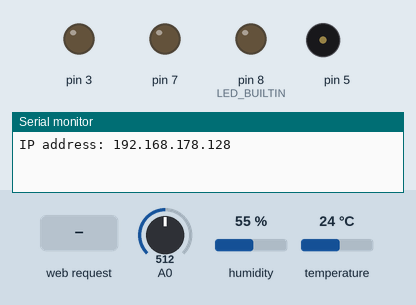
Recording of a sketch running on a simulated Arduino Uno, built with avr-gcc and run on an emulated ATmega328P. Parts: output pins drawn as LEDs (lit = HIGH), buzzer (waves = sounding), the last lines printed to the serial monitor. The inputs (shaded band) are chosen by the test bench; at power-on: A0 = 512, humidity 55 %, temperature 24 °C. The board resets itself during the run and starts again; EEPROM starts erased.

Above: at 1.2 s.
1.3 s: A0 set to 499
At 4.0 s:
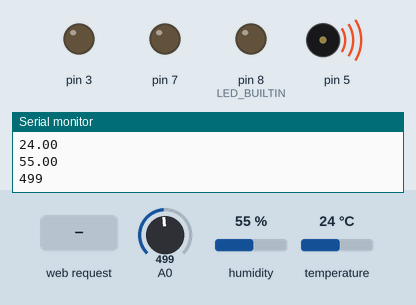
4.8 s: HTTP request GET /toggleSound received
At 6.0 s:
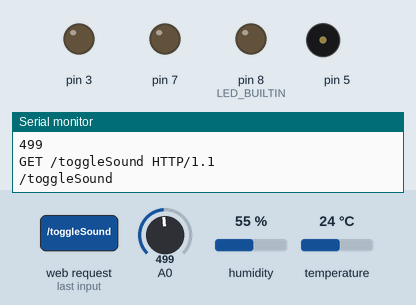
6.3 s: HTTP request GET /data received
At 7.5 s:
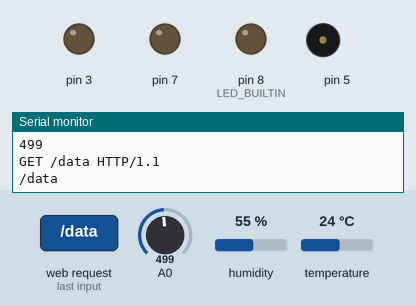
7.8 s: HTTP request GET /reboot received
At 8.6 s:
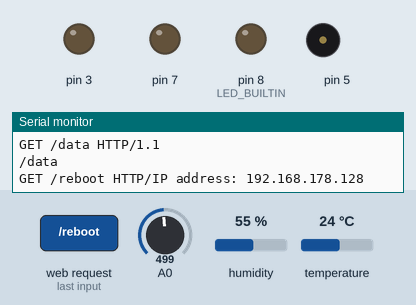
Timing chart, 0 to 10.3 s (numbered marks = the images above; inputs shaded):
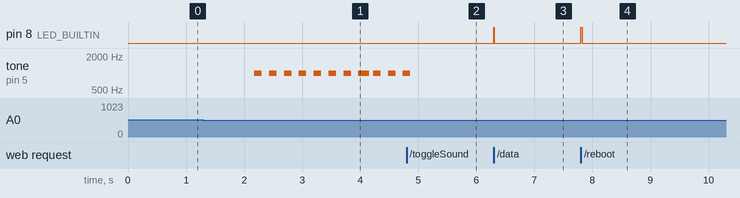

The sketch:

kellersensorS.ino
```cpp
#include <DHT.h>
#include <SPI.h>
#include <Ethernet.h>
#include <ArduinoJson.h>
#include <avr/wdt.h>
#include <EEPROM.h>

#define LED_BUILTIN 8

const char OKheader[] = "HTTP/1.1 200 Okay";

float temp = -999;
float hum = -999;
int leak = 9999;
bool sound = true;
uint32_t dht_errors = 0;

byte mac[] = { 0xDE, 0xAD, 0xBE, 0xEF, 0x69, 0x69 };
byte ip[] = { 192, 168, 178, 128 };

DHT dht(6, DHT11);

#define WEBBUF 64
EthernetServer server(80);

#ifdef __arm__
// should use uinstd.h to define sbrk but Due causes a conflict
extern "C" char* sbrk(int incr);
#else  // __ARM__
extern char *__brkval;
#endif  // __arm__

int freeMemory() {
  char top;
#ifdef __arm__
  return &top - reinterpret_cast<char*>(sbrk(0));
#elif defined(CORE_TEENSY) || (ARDUINO > 103 && ARDUINO != 151)
  return &top - __brkval;
#else  // __arm__
  return __brkval ? &top - __brkval : &top - __malloc_heap_start;
#endif  // __arm__
}

void setup() {
  // put your setup code here, to run once:
  Serial.begin(9600);

  pinMode(LED_BUILTIN, OUTPUT);
  digitalWrite(LED_BUILTIN, HIGH);
  pinMode(5, OUTPUT);

  //Leak Sensor
  pinMode(A0, INPUT_PULLUP);

  //Virtual power
  pinMode(7, OUTPUT);
  digitalWrite(7, LOW);
  pinMode(3, OUTPUT);
  digitalWrite(3, LOW);

  dht.begin();

  Ethernet.init(10);
  Ethernet.begin(mac, ip);
  Ethernet.setRetransmissionCount(20);
  Ethernet.setRetransmissionTimeout(100);
  if (Ethernet.hardwareStatus() == EthernetNoHardware) {
    Serial.println(F("Ethernet error!"));
    wdt_enable(WDTO_8S);
    while (true) {
      digitalWrite(LED_BUILTIN, !digitalRead(LED_BUILTIN));
      delay(500);
    }
  }
  while (Ethernet.linkStatus() == LinkOFF) {
    Serial.println(F("No Link!"));
    digitalWrite(LED_BUILTIN, !digitalRead(LED_BUILTIN));
    delay(1000);
  }
  digitalWrite(LED_BUILTIN, HIGH);

  // print your local IP address:
  Serial.print(F("IP address: "));
  Serial.println(Ethernet.localIP());

  sound = EEPROM.read(43);

  server.begin();

  digitalWrite(LED_BUILTIN, LOW);
}
void readSensors() {
  temp = dht.readTemperature();
  hum = dht.readHumidity();

  uint8_t dontCrash = 0;
  dontCrash = 0;
  while (isnan(temp) || isnan(hum)) {
    dht_errors++;
    delay(100);
    temp = dht.readTemperature();
    hum = dht.readHumidity();
    dontCrash++;
    if (dontCrash > 3) {
      temp = -999;
      hum = -999;
      break;
    }
  }

  uint16_t sum = 0;
  for (uint8_t i = 0; i < 10; i++) {
    sum += analogRead(A0);
    delay(5);
  }
  leak = sum / 10;

  Serial.println(temp);
  Serial.println(hum);
  Serial.println(leak);
}

void handleServer() {
  char clientline[WEBBUF];
  int index = 0;

  EthernetClient client = server.available();
  if (client) {
    digitalWrite(LED_BUILTIN, HIGH);
    // an http request ends with a blank line
    boolean current_line_is_blank = true;

    // reset the input buffer
    index = 0;

    while (client.connected()) {
      if (client.available()) {
        char c = client.read();

        // If it isn't a new line, add the character to the buffer
        if (c != '\n' && c != '\r') {
          clientline[index] = c;
          index++;
          // are we too big for the buffer? start tossing out data
          if (index >= WEBBUF)
            index = WEBBUF - 1;

          // continue to read more data!
          continue;
        }

        // got a \n or \r new line, which means the string is done
        clientline[index] = 0;

        // Print it out for debugging
        Serial.println(clientline);

        char *filename;

        filename = clientline + 4; // look after the "GET " (4 chars)
        // a little trick, look for the " HTTP/1.1" string and
        // turn the first character of the substring into a 0 to clear it out.
        (strstr(clientline, " HTTP"))[0] = 0;

        // print the file we want
        Serial.println(filename);

        if (String(filename) == F("/reboot")) {
          client.println(OKheader);
          client.println(F("Content-Type: text/plain"));
          client.println(F("Refresh: 5; url=/"));
          client.println();
          client.println(F("rebooting..."));
          client.stop();
          wdt_enable(WDTO_15MS);
          while (1);
        }
        else if (String(filename) == F("/")) {
          client.println(OKheader);
          client.println(F("Content-Type: text/html; charset=utf-8"));
          client.println(F("Refresh: 15"));
          client.println();
          client.print(F("<!DOCTYPE html>\n<html>\n<head>\n<title>Keller Sensor</title>\n<meta name=\"viewport\" content=\"width=device-width, initial-scale=1.0\">\n<style>body {background-color: #111; color: #EEE; font-family: monospace;}\nul {background-color: #222; max-width: max-content;}\na {background-color: #EEE; color: #222;}\nhr {color: #333;}\n.an {color: lime;}\n.aus{color: red;}\n.version{font-size: 8pt;}</style>\n</head>\n<body>\n<h1>Keller Sensor</h1>\n<ul>\n<li>Temperatur: "));
          client.print(temp);
          client.print(F("°C</li>\n<li>Feuchte: "));
          client.print(hum);
          client.print(F("%</li>\n<li>Leck Rohwert: "));
          client.print(leak);
          client.print(F("/1023</li>\nDer Leck Rowert geht von 0 bis 1023, wobei 1023 trocken, und 0 extrem nass ist.\n</ul>\n<hr>\n<p>Ton "));
          client.print(sound ? F("<span class=\"an\">AN</span>") : F("<span class=\"aus\">AUS</span>"));
          client.print(F(" <a href=\"/toggleSound\">[Ändern]</a></p>\n<p>Freier Speicher: "));
          client.print(freeMemory());
          client.print(F("</p>\n<p class=\"version\"><small>"));
          //client.print(__FILE__);
          client.print(F("Kompiliert am "));
          client.print(__DATE__);
          client.print(F(" um "));
          client.print(__TIME__);
          client.print(F("</small></p>\n</body>\n</html>"));

          break;
        }

        else if (String(filename) == F("/data")) {
          client.println(OKheader);
          client.println(F("Content-Type: application/json"));
          client.println(F("Refresh: 15"));
          DynamicJsonDocument doc(128);
          doc["temp"] = temp;
          doc["hum"] = hum;
          doc["leak_raw"] = leak;
          doc["leak_percent"] = map(leak, 1024, 0, 0, 100);
          doc["leak_bool"] = leak < 512;
          doc["sound"] = sound;
          doc["dht_errors"] = dht_errors;
          char output[128];
          client.print(F("Content-Length: "));
          client.println(serializeJson(doc, output));
          client.println();
          client.print(output);
          break;
        }

        else if (String(filename) == F("/toggleSound")) {
          client.println(OKheader);
          client.println(F("Content-Type: text/plain"));
          client.println(F("Refresh: 1; url=/"));
          client.println();
          sound = !sound;
          EEPROM.write(43, sound);
          client.print(F("Sound "));
          client.print(sound ? F("ON") : F("OFF"));
          break;
        }

        else {
          client.println(F("HTTP/1.1 404 Not Found"));
          client.println(F("Content-Type: text/plain"));
          client.println();
          client.println(F("404 Not Found"));
          break;
        }
      }
    }
    // give the web browser time to receive the data
    delay(1);
    client.stop();
    digitalWrite(LED_BUILTIN, LOW);
  }
}

void loop() {
  // put your main code here, to run repeatedly:
  handleServer();
  //Ethernet.maintain(); //only needed with DHCP
  //ntp.update(); //crashes server after 2 minutes

  static uint32_t sensMillis = 0;
  if ((millis() - sensMillis) > 2000) {
    readSensors();
    sensMillis = millis();
  }

  //Scheduled Reboot after 14 days (just to be sure)
  if (millis() > 1209600000) {
    wdt_enable(WDTO_15MS);
    while (1);
  }

  if (leak < 512) {
    if (uint8_t(millis()) > 127) {
      if (sound) {
        tone(5, 1000);
      }
      digitalWrite(4, LOW);
    }
    else {
      noTone(5);
      digitalWrite(4, HIGH);
    }
  }
  else {
    noTone(5);
    digitalWrite(4, LOW);
  }

  delay(1);
}
```

Measured:
- the behaviour switches between 512 and 511 on A0 (found by bisection; images 0 and 1)
- after the input at 1.3 s, tone on pin 5: alternates 1000 Hz for 0.13 s and silent for 0.13 s, starting after 0.88 s
- after the input at 4.8 s, tone on pin 5: goes on until 4.9 s, then stays silent
- after the input at 6.3 s, pin 8 (LED_BUILTIN): LOW → HIGH at once, → LOW 0.01 s later
- after the input at 7.8 s, pin 8 (LED_BUILTIN): LOW → HIGH at once, → LOW 0.02 s later
